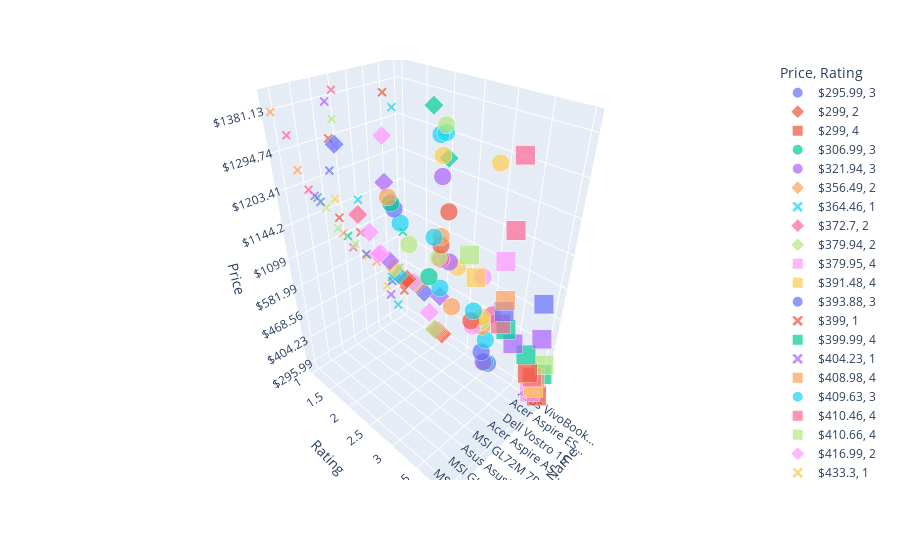

The code cell stored with this chart in its notebook:
### Code cell
fig = px.scatter_3d(df,x="Device Name", y="Rating", z="Price", color='Price',
                    size='Rating', symbol='Rating')

fig.show()
